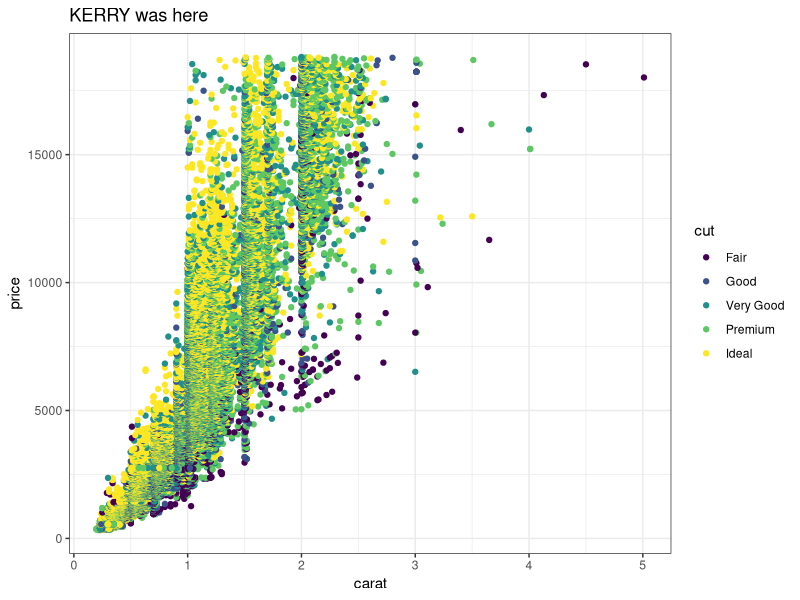
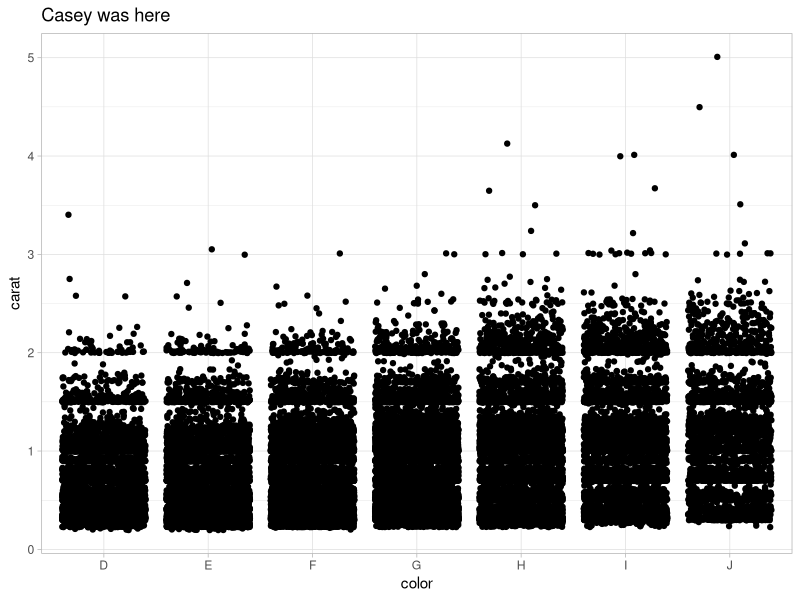

Recreate these plots in R, in order. (Note: this script raises an error after producing the figures.)
## ---- chunk 1
knitr::opts_chunk$set(echo = TRUE)
library(tidyverse)
## ---- chunk 2
# Partner 1: Kerry Nixon
# Run the code below to see the original graph
# Change the code below to make the point color change based on 'cut', and update the theme to theme_bw(). Update the title to include your first name. 

ggplot(data = diamonds, aes(x = carat, y = price)) +
  geom_point(aes(color = cut)) +
  theme_bw() +
  labs(title = "KERRY was here")
## ---- chunk 3
# Partner 2: 
# Run the code below to see the original graph
# Change the code below to make the geom a geom_jitter, and update the theme to theme_light. Update the title to include your first name. 

ggplot(data = diamonds, aes(x = color, y = carat)) +
  geom_jitter() +
  theme_light() +
  labs(title = "Casey was here")
## ---- chunk 4
testing
## ---- chunk 5
